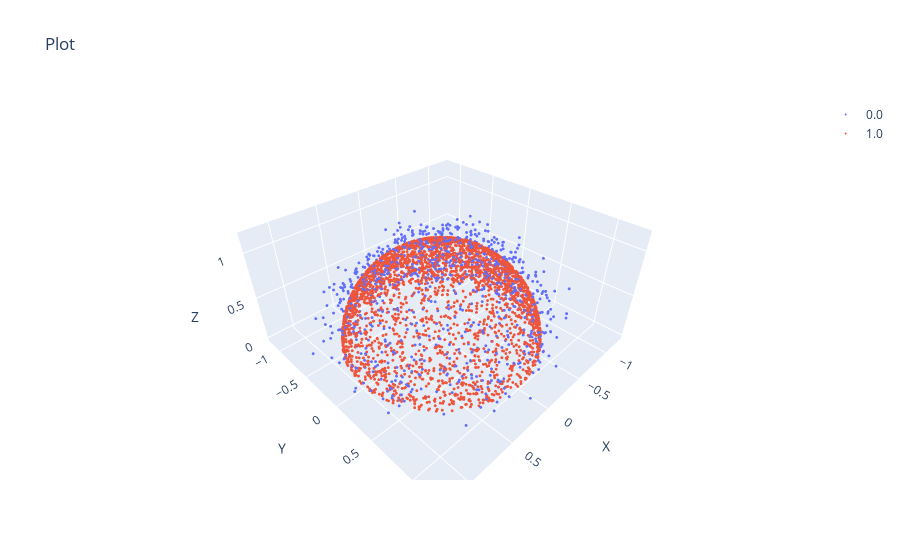

The notebook cell this image was saved under:
### Code cell
data = np.load("../../data/negative_sampling/hifreq/hemisphere.npz")
scatter(data['data'], data['mask_x'])

### Figure 1 — Plotly figure (JSON) as saved in the notebook; plotly's stock layout.template omitted (floating-point values rounded to 4 significant figures; data arrays with more than 128 entries replaced by an {"elided": "..."} marker saying what was removed)
{"data": [{"marker": {"color": 0, "colorscale": [[0, "#440154"], [0.1111, "#482878"], [0.2222, "#3e4989"], [0.3333, "#31688e"], [0.4444, "#26828e"], [0.5556, "#1f9e89"], [0.6667, "#35b779"], [0.7778, "#6ece58"], [0.8889, "#b5de2b"], [1, "#fde725"]], "opacity": 1, "size": 1}, "mode": "markers", "name": "0.0", "type": "scatter3d", "x": {"elided": "1192 float values"}, "y": {"elided": "1192 float values"}, "z": {"elided": "1192 float values"}}, {"marker": {"color": 1, "opacity": 1, "size": 1}, "mode": "markers", "name": "1.0", "type": "scatter3d", "x": {"elided": "2981 float values"}, "y": {"elided": "2981 float values"}, "z": {"elided": "2981 float values"}}], "layout": {"scene": {"xaxis": {"title": {"text": "X"}}, "yaxis": {"title": {"text": "Y"}}, "zaxis": {"title": {"text": "Z"}}}, "showlegend": true, "title": {"text": "Plot"}}}
